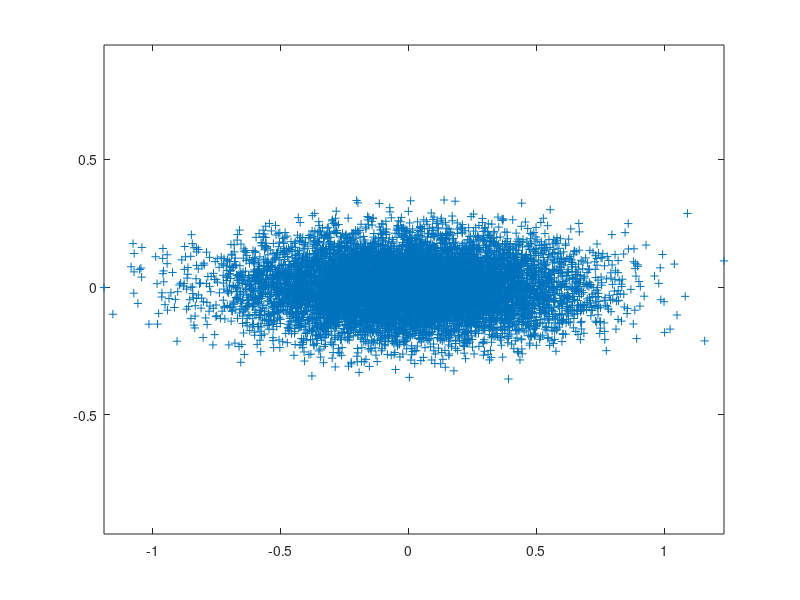

MATLAB code for this plot:
% [inputs,targets] = cancer_dataset;
% hiddenLayerSize = 10;
% net = patternnet(hiddenLayerSize);
% 
% net.divideParam.trainRatio = 70/100;
% net.divideParam.valRatio   = 15/100;
% net.divideParam.testRatio  = 15/100;
% 
% 
% [net,tr] = train(net,inputs,targets);
% 
% outputs = net(inputs);
% errors = gsubtract(targets,outputs);
% performance = perform(net,targets,outputs)
% 
% tInd = tr.testInd;
% tstOutputs = net(inputs(:,tInd));
% tstPerform = perform(net,targets(:,tInd),tstOutputs)

mu = [0 0];
% sigma = [1 1.5; 1.5 3];
% sigma = [1 1; 1 10];
sigma = [0.1,0;0,0.01];
rng('default')  % For reproducibility
R = mvnrnd(mu,sigma,10000);
plot(R(:,1),R(:,2),'+')
axis equal